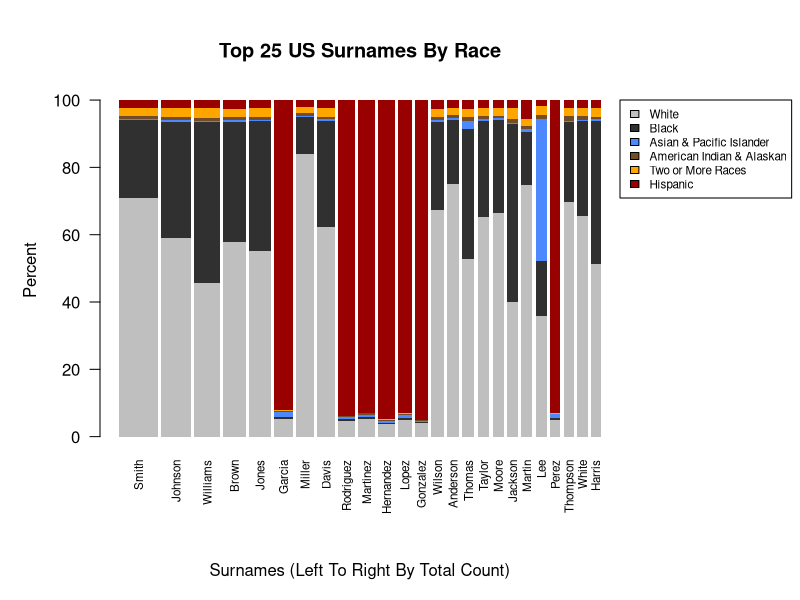

This figure's R source:
data <- read.csv("US_Surnames.csv")

x <- data$count/1000000

# Uncomment for weird bar graph

# plot(data$pctwhite, x, main="Top 25 US Surnames", xlab="Percentage White", ylab="Total Count (million)", ylim=c(0,2.5), pch=".")
# text(data$pctwhite, x, labels=labels, cex=0.3)

# par(mai=c(2,1,1,1))
# barplot(data$count/1000000, main="Top 25 US Surnames", xlab="", ylab="Total Count (million)", ylim=c(0,2.5), names.arg=labels, las=2, cex.names=0.8)
# mtext("Surnames", side=1, line=6, las=1)

# par(new=TRUE)
# plot(data$pctwhite, col="red", pch=0, ylab="", xlab="", axes=FALSE, ylim=c(0,100))
# axis(4)
# box()
# legend("topright", c("Percentage White"), col=c("red"), pch=0, cex = 0.7)
# mtext("Percentage White", side = 4, line = 3)


# Bar graph with variable bar width depending on value

par(mar=c(8,5,5,9), xpd=TRUE)

labels <- paste0(toupper(substr(tolower(data$name), 1, 1)), substr(tolower(data$name), 2, nchar(tolower(data$name))))
colors <- c("#bfbfbf","#303030", "#4d88ff", "#734d26", "orange", "#990000")
raceCols <- c("White", "Black", "Asian & Pacific Islander", "American Indian & Alaskan", "Two or More Races", "Hispanic")
races <- c(rbind(data$pctwhite, data$pctblack, data$pctapi, data$pctaian, data$pct2prace, data$pcthispanic))
Values <- matrix(races, nrow=6, ncol=25)

barplot(Values, x, main="Top 25 US Surnames By Race", names.arg=labels[0:25], xlab="", ylab="Percent", col=colors, las=2, border=NA, cex.names=0.7)
legend("topleft", raceCols, cex=0.7, fill=colors, inset=c(1,0))
mtext("Surnames (Left To Right By Total Count)", side=1, line=6, las=1)